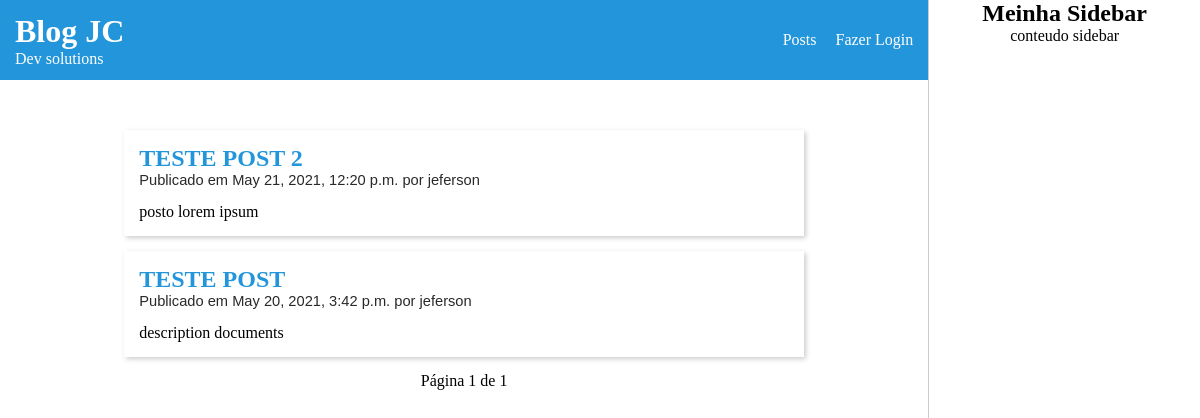
The page / on the database its author committed.
### meublog/models.py (models this page shows, shortened)
class Post(models.Model):
    STATUS_CHOICES=(
        ('rascunho', 'Rascunho'),
        ('publicado', 'Publicado')
    )
    object = models.Manager() #gerenciador padrão
    publicados = PublicadosManager() #gerenciador personalizados. Este é chamado na funcão view listar posts
    titulo = models.CharField(max_length=250)
    slug = models.SlugField(max_length=100)
    corpo = models.TextField()
    autor = models.ForeignKey(User, on_delete=models.CASCADE, related_name='meublog_posts')
    publicado = models.DateTimeField(default=timezone.now) #Na hora atual
    criado = models.DateTimeField(auto_now_add=True)# No momento em que criar
    status = models.CharField(max_length=9, choices=STATUS_CHOICES, default='rascunho')
    class Meta:
        ordering = ('-publicado',)
        verbose_name = 'Post'
        verbose_name_plural = 'Posts'

### meublog/views.py (the view)
# urls.py: path('', views.ListarPostsView.as_view(), name='listar_posts'),
class ListarPostsView(ListView):
    queryset = Post.publicados.all()
    context_object_name = 'posts'
    paginate_by = 2
    template_name = 'meublog/post/listarposts.html'

### meublog/templates/meublog/post/listarposts.html (shortened to what this page needs)
{% extends 'meublog/base.html' %}
{% block conteudo %}
<div id="content">
    {% for p in posts %}
    <div class="box-post">
        <h2>
            <a href="{% url 'meublog:detalhe' p.slug p.id %}">{{ p.titulo }}</a>
        </h2>
        <p class="date">
            Publicado em {{ p.publicado }} por {{ p.autor }}
        </p>
        <p>
            {{ p.corpo|truncatewords:15|linebreaks }}
        </p>
    </div>
    {% endfor %}
    {% include 'paginacao.html' with page=page_obj %}
</div>
{% endblock %}

### meublog/static/css/meublog.css (style rules this page uses)
* { margin:0; padding:0; font-family: asap; }
#content { display: flex; flex-direction:column; width:100%; background:#fff; justify-content:center; align-items:center; }
.box-post { width:70%; padding:15px; box-shadow: 2px 2px 5px #ccc; margin-bottom: 15px; }
.date { font-family:helvetica; font-size:11pt; color:#292929; margin-bottom:15px; }
h2 a { text-decoration:none; color:#2395da; }

### rows shown on the page
Post: titulo "TESTE POST 2", publicado "May 21, 2021, 12:20 p.m.", autor "jeferson", corpo "posto lorem ipsum"
Post: titulo "TESTE POST", publicado "May 20, 2021, 3:42 p.m.", autor "jeferson", corpo "description documents"

### other values the page prints
{{ page.number }} "1"
{{ page.paginator.num_pages }} "1"
